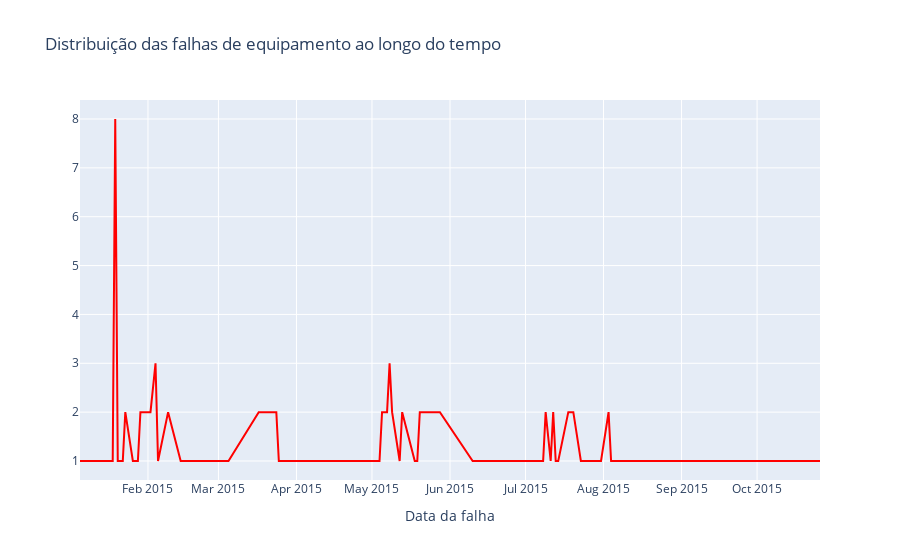

Notebook code cell kept with this figure:
### Markdown cell above
Observa-se pelos gráficos que temos uma base desbalanceada, em que 99,91% das verificações realizadas os equipamentos não estavam com falhas.  Para criar um modelo preditivo, precisamos selecionar as variáveis disponíveis observando sua distribuição e qualidade dos dados e então escolher as melhores para serem utilizadas.

### Code cell
ts = dataset[dataset['failure'] == 1].copy()
ts = ts.groupby(['date']).agg({
     "device": "count"
}).reset_index()
ts.set_index('date')

fig = px.line(ts, x='date', y='device', title='Distribuição das falhas de equipamento ao longo do tempo',
              labels={
            'date': "Data da falha",
            'device': "Quantidade de falhas"
            })
fig.update_layout(yaxis_title=None )
fig.update_traces(line_color='red')
fig.show()

### Figure 1 — Plotly figure (JSON) as saved in the notebook; plotly's stock layout.template omitted (floating-point values rounded to 4 significant figures)
{"data": [{"hovertemplate": "Data da falha=%{x}<br>Quantidade de falhas=%{y}<extra></extra>", "legendgroup": "", "line": {"color": "red", "dash": "solid"}, "marker": {"symbol": "circle"}, "mode": "lines", "name": "", "orientation": "v", "showlegend": false, "type": "scatter", "x": ["2015-01-05T00:00:00", "2015-01-07T00:00:00", "2015-01-09T00:00:00", "2015-01-13T00:00:00", "2015-01-14T00:00:00", "2015-01-17T00:00:00", "2015-01-18T00:00:00", "2015-01-19T00:00:00", "2015-01-20T00:00:00", "2015-01-22T00:00:00", "2015-01-23T00:00:00", "2015-01-26T00:00:00", "2015-01-27T00:00:00", "2015-01-28T00:00:00", "2015-01-29T00:00:00", "2015-02-02T00:00:00", "2015-02-04T00:00:00", "2015-02-05T00:00:00", "2015-02-09T00:00:00", "2015-02-14T00:00:00", "2015-02-18T00:00:00", "2015-02-19T00:00:00", "2015-02-21T00:00:00", "2015-02-23T00:00:00", "2015-02-27T00:00:00", "2015-03-04T00:00:00", "2015-03-05T00:00:00", "2015-03-17T00:00:00", "2015-03-19T00:00:00", "2015-03-24T00:00:00", "2015-03-25T00:00:00", "2015-04-03T00:00:00", "2015-04-06T00:00:00", "2015-04-09T00:00:00", "2015-04-17T00:00:00", "2015-04-20T00:00:00", "2015-04-21T00:00:00", "2015-04-27T00:00:00", "2015-04-28T00:00:00", "2015-04-30T00:00:00", "2015-05-04T00:00:00", "2015-05-05T00:00:00", "2015-05-07T00:00:00", "2015-05-08T00:00:00", "2015-05-09T00:00:00", "2015-05-12T00:00:00", "2015-05-13T00:00:00", "2015-05-18T00:00:00", "2015-05-19T00:00:00", "2015-05-20T00:00:00", "2015-05-21T00:00:00", "2015-05-28T00:00:00", "2015-06-10T00:00:00", "2015-06-11T00:00:00", "2015-06-14T00:00:00", "2015-06-18T00:00:00", "2015-06-26T00:00:00", "2015-06-30T00:00:00", "2015-07-08T00:00:00", "2015-07-09T00:00:00", "2015-07-11T00:00:00", "2015-07-12T00:00:00", "2015-07-13T00:00:00", "2015-07-14T00:00:00", "2015-07-18T00:00:00", "2015-07-20T00:00:00", "2015-07-23T00:00:00", "2015-07-28T00:00:00", "2015-07-30T00:00:00", "2015-07-31T00:00:00", "2015-08-03T00:00:00", "2015-08-04T00:00:00", "2015-08-18T00:00:00", "2015-10-05T00:00:00", "2015-10-09T00:00:00", "2015-10-26T00:00:00"], "xaxis": "x", "y": [1, 1, 1, 1, 1, 1, 1, 8, 1, 1, 2, 1, 1, 1, 2, 2, 3, 1, 2, 1, 1, 1, 1, 1, 1, 1, 1, 2, 2, 2, 1, 1, 1, 1, 1, 1, 1, 1, 1, 1, 1, 2, 2, 3, 2, 1, 2, 1, 1, 2, 2, 2, 1, 1, 1, 1, 1, 1, 1, 2, 1, 2, 1, 1, 2, 2, 1, 1, 1, 1, 2, 1, 1, 1, 1, 1], "yaxis": "y"}], "layout": {"legend": {"tracegroupgap": 0}, "title": {"text": "Distribuição das falhas de equipamento ao longo do tempo"}, "xaxis": {"anchor": "y", "domain": [0, 1], "title": {"text": "Data da falha"}}, "yaxis": {"anchor": "x", "domain": [0, 1], "title": {}}}}
